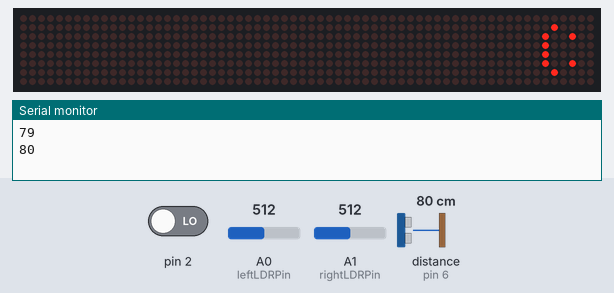
Bench run of a sketch on a simulated Arduino Uno, built with avr-gcc and run on an emulated ATmega328P. Shown: 64×8 LED matrix, the last lines printed to the serial monitor. Wiring (inferred from the names in the program): ultrasonic range finder: trigger pin 5; echo pin 6. The test bench sets the inputs (shaded band); at power-on: pin 2 LOW, A0 (leftLDRPin) = 512, A1 (rightLDRPin) = 512, distance to the obstacle (sensor on pin 6) 80 cm. The echo pulse lasts 58.3 µs per cm.

Above: at 3.2 s.
3.3 s: pin 2 driven HIGH
At 6.2 s:
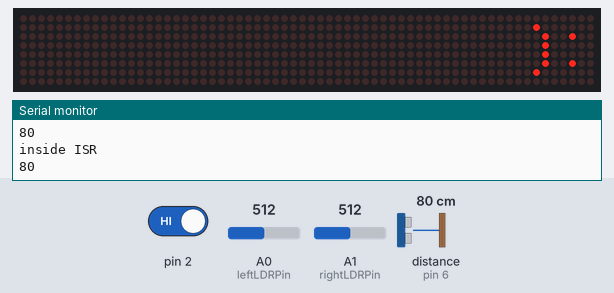
6.4 s: A0 (leftLDRPin) set to 390
At 8.5 s:
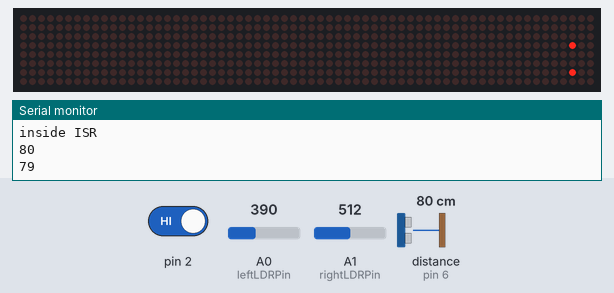
9.5 s: A1 (rightLDRPin) set to 413
12.6 s: A1 (rightLDRPin) set to 389
At 14.7 s:
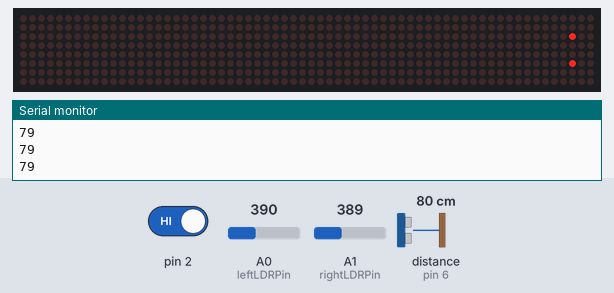
19.2 s: A0 (leftLDRPin) set to 406
At 20.2 s:
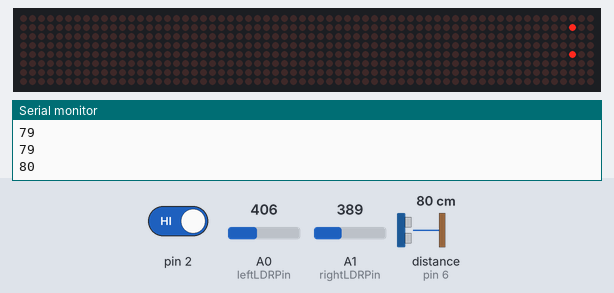
22.3 s: pin 2 driven LOW
At 25.2 s:
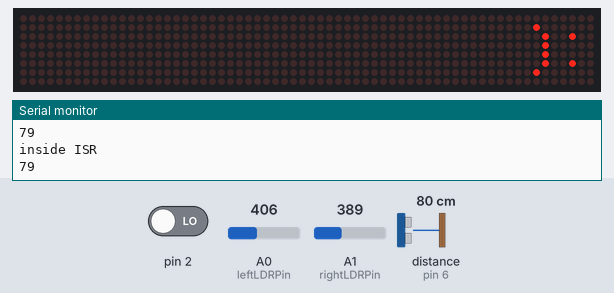
Timing chart, 0 to 26.7 s (numbered marks = the images above; inputs shaded):
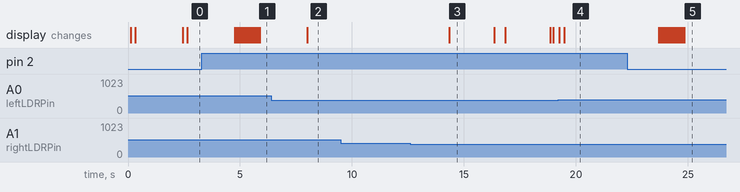

The sketch:

sketch_may16a.ino
```cpp
#include <LedControl.h>

int trigPin = 5;
int echoPin = 6;
int tiltPin = 8;
int leftLDRPin = A0;
int rightLDRPin = A1;


int DIN = 12;
int CS =  11;
int CLK = 10;

long duration, dist, average;
long unsigned int lastPress = 0;
int debounceTime = 500;
int faceVal = 0;
boolean shaken = false;

LedControl lc=LedControl(DIN,CLK,CS,0);

void setup() {
  // put your setup code here, to run once:
  pinMode(trigPin, OUTPUT);
    pinMode(echoPin, INPUT);

    lc.shutdown(0,false);       //The MAX72XX is in power-saving mode on startup
 lc.setIntensity(0,15);      // Set the brightness to maximum value
 lc.clearDisplay(0);
Serial.begin(9600);

attachInterrupt(digitalPinToInterrupt(2), ISR_shake_response, CHANGE);
}

void loop() {
  // put your main code here, to run repeatedly:
  delay(100);
 digitalWrite(10,HIGH);
digitalWrite(trigPin, LOW);
delayMicroseconds(5);
digitalWrite(trigPin, HIGH);
delayMicroseconds(15);
digitalWrite(trigPin, LOW);
pinMode(echoPin, INPUT);
duration = pulseIn(echoPin, HIGH);
dist = (duration/2) / 29.1;    //obtain distance

Serial.println(dist);

//byte smile[8] = {0x04,0x08,0x10,0x10,0x10,0x10,0x08,0x04};
byte happy[8] = {0x0C,0x14,0x28,0x28,0x28,0x28,0x14,0x0C};
//    byte noface[8] = {0x3C,0x42,0x81,0x81,0x81,0x81,0x42,0x3C,};
//    byte eyesOnly[8] = {0x3C,0x42,0x85,0x81,0x81,0x85,0x42,0x3C};
//    byte neutral[8] = {0x3C,0x42,0xA5,0xA1,0xA1,0xA5,0x42,0x3C};
//    byte sad[8] = {0x20,0x10,0x08,0x08,0x08,0x08,0x10,0x20};
    byte afraid[8] = {0x78,0x24,0x12,0x12,0x12,0x12,0x24,0x78};

byte smile[8] = {0x00,0x10,0x24,0x20,0x20,0x24,0x10,0x00,};
    byte noface[8] = {0x00,0x00,0x00,0x00,0x00,0x00,0x00,0x00};
    byte eyesOnly[8] = {0x00,0x00,0x04,0x00,0x00,0x04,0x00,0x00};
    byte eyesInward[8] = {0x3C,0x42,0x81,0x85,0x85,0x81,0x42,0x3C};
    byte angry[8] = {0x3C,0x42,0xB5,0xB1,0xB1,0xB5,0x42,0x3C};
    byte angryEyesInward[8] = {0x00,0x00,0x30,0x34,0x34,0x30,0x00,0x00};
    byte angryEyesOutward[8] = {0x00,0x00,0x34,0x30,0x30,0x34,0x00,0x00,};
    byte sad[8] = {0x00,0x40,0x24,0x20,0x20,0x24,0x40,0x00};
    byte eyesDown[8] = {0x00,0x00,0x02,0x00,0x00,0x02,0x00,0x00};
    byte lookLeft[8] = {0x00,0x04,0x00,0x00,0x04,0x00,0x00,0x00};
    byte lookRight[8] = {0x00,0x00,0x00,0x04,0x00,0x00,0x04,0x00};
    byte neutral[8] = {0x00,0x00,0x04,0x20,0x20,0x04,0x00,0x00};

    //printByte(sad);
    int leftLDRVal = analogRead(leftLDRPin);
    int rightLDRVal = analogRead(rightLDRPin);

    if(dist <= 50 && !shaken && leftLDRVal < 400 && rightLDRVal < 400) {
      faceVal = 0;

    }
    else if(dist >= 50 && !shaken && leftLDRVal < 400 && rightLDRVal < 400){
      faceVal = 1;

    }
    else if(leftLDRVal > rightLDRVal && !shaken) {
      faceVal = 3;
    }
    else if(leftLDRVal < rightLDRVal && !shaken) {
      faceVal = 4;
    }

    if(faceVal == 0){
      printByte(neutral);
      delay(200);
      printByte(smile);
      delay(2000);
    }
    else if(faceVal == 2) {
      for(int x=0; x<10; x++) {
      printByte(angryEyesInward);
      delay(50);
      printByte(angryEyesOutward);
      delay(50);
      }
       printByte(sad);
       delay(2000);
      shaken = false;
    }
    else if(faceVal == 3) {
      printByte(lookLeft);
      //delay(1000);

      delay(2000);
    }
    else if(faceVal == 4) {
      printByte(lookRight);
      //delay(1000);

      delay(2000);
    }
    else {
      printByte(eyesOnly);
    delay(2000);
    printByte(eyesDown);
    delay(500);
    printByte(eyesOnly);
    delay(2000);
//    printByte(eyesDown);
//    delay(500);
//    printByte(eyesOnly);
//    delay(250);
    printByte(noface);
    delay(125);
    printByte(eyesOnly);
    delay(250);
    printByte(noface);
    delay(125);


    }


}

void printByte(byte character [])
{
  int i = 0;
  for(i=0;i<8;i++)
  {
    lc.setRow(0,i,character[i]);
  }
}

void ISR_shake_response() {
Serial.println("inside ISR");
  if((millis()-lastPress) > debounceTime) {
      lastPress = millis();
faceVal = 2;
shaken = true;
//      faceVal = random(1,4);
    }

}
```

Measured:
- the behaviour switches between 400 and 399 on A1 (rightLDRPin) (found by bisection; images 2 and 3)
- the behaviour switches between 399 and 400 on A0 (leftLDRPin) (found by bisection; images 3 and 4)
- after the input at 3.3 s, the display: first changes after 1.5 s (image 1 shows a later state)
- after the input at 6.4 s, the display: changes after 1.6 s (image 2)
- after the input at 12.6 s, the display: changes after 1.7 s (image 3)
- after the input at 19.2 s, the display: first differs from a run without the input after 0.28 s (image 4)
- after the input at 22.3 s, the display: first changes after 1.4 s (image 5 shows a later state)
